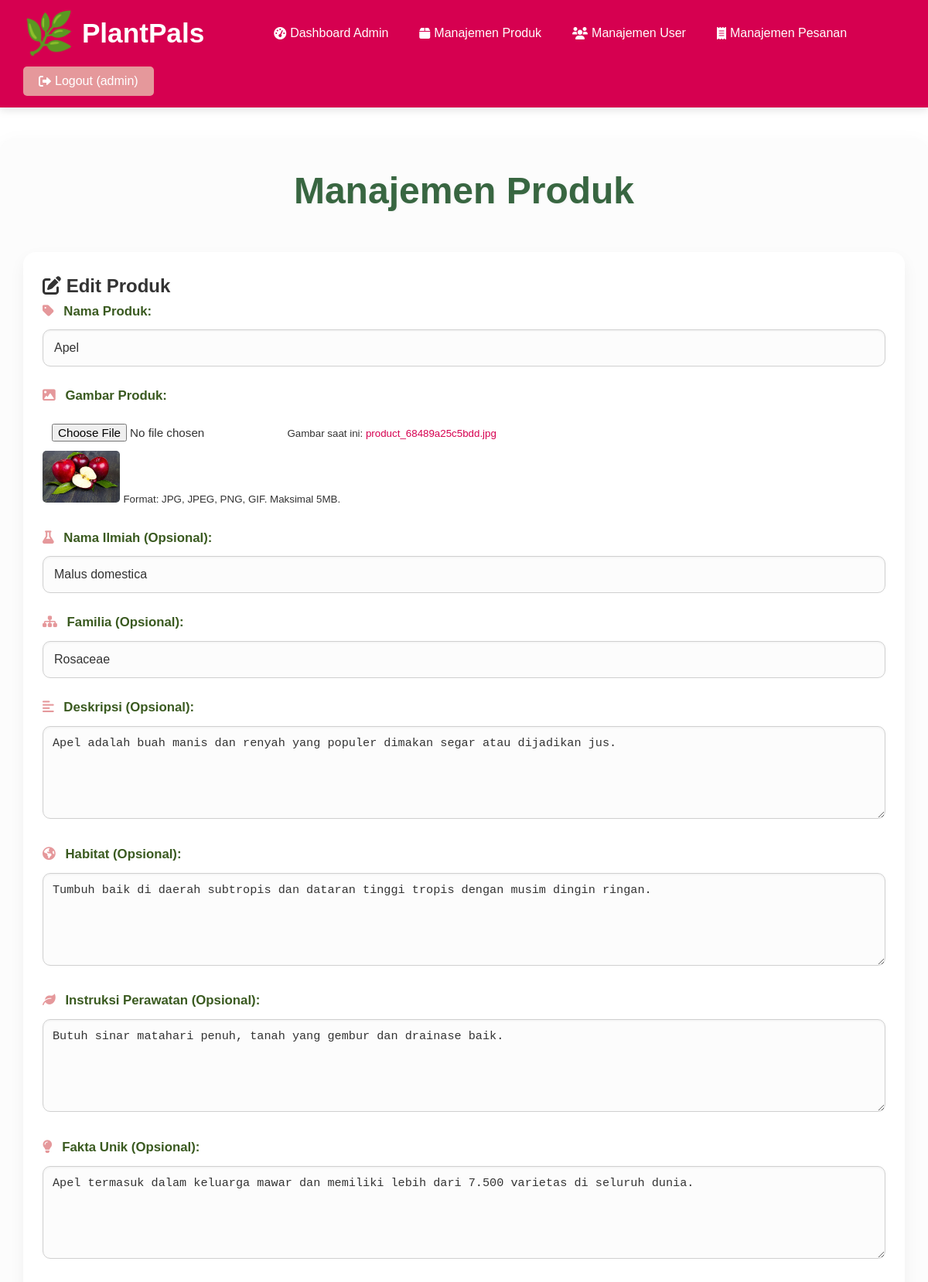
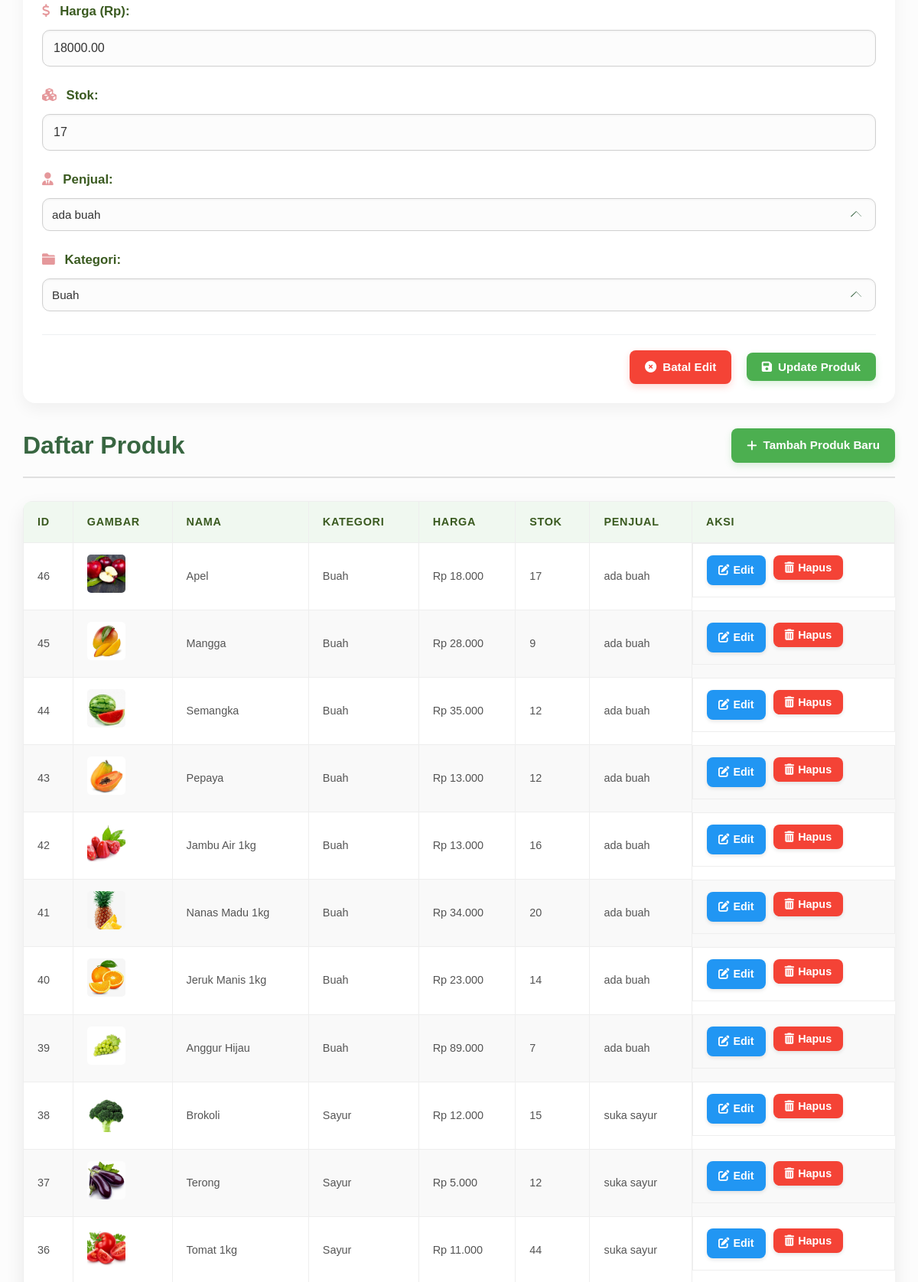
Screenshot of /admin/products.php?edit_id=46 (signed in, upper part) with the database file from the repository (2 pictures, top to bottom).
### tables this page shows
CREATE TABLE `products` (
  `id` int(11) NOT NULL,
  `name` varchar(100) NOT NULL,
  `img` varchar(255) DEFAULT NULL,
  `scientific_name` varchar(100) DEFAULT NULL,
  `family` varchar(100) DEFAULT NULL,
  `description` text DEFAULT NULL,
  `habitat` text DEFAULT NULL,
  `care_instructions` text DEFAULT NULL,
  `unique_fact` text DEFAULT NULL,
  `price` decimal(10,2) NOT NULL,
  `stock` int(11) NOT NULL DEFAULT 0,
  `seller_id` int(11) DEFAULT NULL,
  `category_id` int(11) DEFAULT NULL,
  `created_at` timestamp NOT NULL DEFAULT current_timestamp(),
  `updated_at` timestamp NOT NULL DEFAULT current_timestamp() ON UPDATE current_timestamp()
);

CREATE TABLE `users` (
  `id` int(11) NOT NULL,
  `username` varchar(50) NOT NULL,
  `password` varchar(255) NOT NULL,
  `email` varchar(100) DEFAULT NULL,
  `full_name` varchar(100) DEFAULT NULL,
  `phone_number` varchar(20) DEFAULT NULL,
  `address` text DEFAULT NULL,
  `role` enum('buyer','seller','admin') NOT NULL DEFAULT 'buyer',
  `created_at` timestamp NOT NULL DEFAULT current_timestamp()
);

CREATE TABLE `categories` (
  `id` int(11) NOT NULL,
  `name` varchar(255) NOT NULL,
  `description` text DEFAULT NULL,
  `created_at` timestamp NOT NULL DEFAULT current_timestamp()
);

### admin/products.php (the view, shortened to what this page needs)
<?php
require_once ROOT_PATH . 'config.php';
$product_to_edit = null;
if (isset($_GET['edit_id']) && is_numeric($_GET['edit_id'])) {
    $edit_id = $_GET['edit_id'];
    $stmt = mysqli_prepare($conn, "SELECT id, name, img, scientific_name, family, description, habitat, care_instructions, unique_fact, price, stock, seller_id, category_id FROM products WHERE id = ?");
    if ($stmt) {
        mysqli_stmt_bind_param($stmt, "i", $edit_id);
        mysqli_stmt_execute($stmt);
        $result = mysqli_stmt_get_result($stmt);
        $product_to_edit = mysqli_fetch_assoc($result);
    }
}
$sellers = [];
$sql_sellers = "SELECT id, username FROM users WHERE role = 'seller' ORDER BY username ASC";
$result_sellers = mysqli_query($conn, $sql_sellers);
if ($result_sellers) {
    while ($row_seller = mysqli_fetch_assoc($result_sellers)) {
        $sellers[] = $row_seller;
    }
}
$categories = [];
$sql_categories = "SELECT id, name FROM categories ORDER BY name ASC";
$result_categories = mysqli_query($conn, $sql_categories);
if ($result_categories) {
    while ($row_cat = mysqli_fetch_assoc($result_categories)) {
        $categories[] = $row_cat;
    }
}
$products = [];
$sql = "SELECT p.*, u.username as seller_username, c.name as category_name FROM products p LEFT JOIN users u ON p.seller_id = u.id LEFT JOIN categories c ON p.category_id = c.id ORDER BY p.id DESC";
$result = mysqli_query($conn, $sql);
if ($result) {
    while ($row = mysqli_fetch_assoc($result)) {
        $products[] = $row;
    }
}
?>
<?php require_once ROOT_PATH . 'includes' . DIRECTORY_SEPARATOR . 'header.php'; ?>
    <h1>Manajemen Produk</h1>
    <div class="product-form-container card-panel">
        <h2><?php echo $product_to_edit ? '<i class="fas fa-edit"></i> Edit Produk' : '<i class="fas fa-plus-circle"></i> Tambah Produk Baru'; ?></h2>
        <form action="products.php" method="post" enctype="multipart/form-data">
            <div class="form-group">
                <label for="name"><i class="fas fa-tag"></i> Nama Produk:</label>
                <input type="text" id="name" name="name" value="<?php echo htmlspecialchars($product_to_edit['name'] ?? ''); ?>" required placeholder="Nama bunga atau produk">
            </div>
            <div class="form-group">
                <label for="product_image"><i class="fas fa-image"></i> Gambar Produk:</label>
                <input type="file" id="product_image" name="product_image" accept="image/*">
                <?php if ($product_to_edit && $product_to_edit['img']): ?>
                    <small>Gambar saat ini: <a href="<?php echo htmlspecialchars($product_to_edit['img']); ?>" target="_blank"><?php echo htmlspecialchars(basename($product_to_edit['img'])); ?></a></small><br>
                    <img src="<?php echo htmlspecialchars($product_to_edit['img']); ?>" alt="Gambar Saat Ini" style="max-width: 100px; max-height: 100px; object-fit: cover; border-radius: 5px;">
                <?php endif; ?>
                <small>Format: JPG, JPEG, PNG, GIF. Maksimal 5MB.</small>
            </div>
            <div class="form-group">
                <label for="scientific_name"><i class="fas fa-flask"></i> Nama Ilmiah (Opsional):</label>
                <input type="text" id="scientific_name" name="scientific_name" value="<?php echo htmlspecialchars($product_to_edit['scientific_name'] ?? ''); ?>" placeholder="Contoh: Rosa chinensis">
            </div>
            <div class="form-group">
                <label for="family"><i class="fas fa-sitemap"></i> Familia (Opsional):</label>
                <input type="text" id="family" name="family" value="<?php echo htmlspecialchars($product_to_edit['family'] ?? ''); ?>" placeholder="Contoh: Rosaceae">
            </div>
            <div class="form-group">
                <label for="description"><i class="fas fa-align-left"></i> Deskripsi (Opsional):</label>
                <textarea id="description" name="description" placeholder="Deskripsi singkat produk..."><?php echo htmlspecialchars($product_to_edit['description'] ?? ''); ?></textarea>
            </div>
            <div class="form-group">
                <label for="habitat"><i class="fas fa-globe-americas"></i> Habitat (Opsional):</label>
                <textarea id="habitat" name="habitat" placeholder="Informasi habitat tanaman..."><?php echo htmlspecialchars($product_to_edit['habitat'] ?? ''); ?></textarea>
            </div>
            <div class="form-group">
                <label for="care_instructions"><i class="fas fa-leaf"></i> Instruksi Perawatan (Opsional):</label>
                <textarea id="care_instructions" name="care_instructions" placeholder="Panduan cara merawat tanaman ini..."><?php echo htmlspecialchars($product_to_edit['care_instructions'] ?? ''); ?></textarea>
            </div>
            <div class="form-group">
                <label for="unique_fact"><i class="fas fa-lightbulb"></i> Fakta Unik (Opsional):</label>
                <textarea id="unique_fact" name="unique_fact" placeholder="Fakta menarik atau sejarah tentang produk ini..."><?php echo htmlspecialchars($product_to_edit['unique_fact'] ?? ''); ?></textarea>
            </div>
            <div class="form-group">
                <label for="price"><i class="fas fa-dollar-sign"></i> Harga (Rp):</label>
                <input type="number" id="price" name="price" step="any" value="<?php echo htmlspecialchars($product_to_edit['price'] ?? ''); ?>" required min="0">
            </div>
            <div class="form-group">
                <label for="stock"><i class="fas fa-cubes"></i> Stok:</label>
                <input type="number" id="stock" name="stock" value="<?php echo htmlspecialchars($product_to_edit['stock'] ?? ''); ?>" required min="0">
            </div>
            <div class="form-group">
                <label for="seller_id"><i class="fas fa-user-tie"></i> Penjual:</label>
                <select id="seller_id" name="seller_id" required>
                    <?php foreach($sellers as $seller): ?>
                        <option value="<?php echo htmlspecialchars($seller['id']); ?>" <?php echo ($product_to_edit && $product_to_edit['seller_id'] == $seller['id']) ? 'selected' : ''; ?>>
                            <?php echo htmlspecialchars($seller['username']); ?>
                        </option>
                    <?php endforeach; ?>
                </select>
            </div>
            <div class="form-group">
                <label for="category_id"><i class="fas fa-folder"></i> Kategori:</label>
                <select id="category_id" name="category_id" required>
                    <?php foreach($categories as $category): ?>
                        <option value="<?php echo htmlspecialchars($category['id']); ?>" <?php echo ($product_to_edit && $product_to_edit['category_id'] == $category['id']) ? 'selected' : ''; ?>>
                            <?php echo htmlspecialchars($category['name']); ?>
                        </option>
                    <?php endforeach; ?>
                </select>
            </div>
            <div class="form-action-btns">
                <?php if ($product_to_edit): ?>
                    <a href="products.php" class="cancel-btn btn-link"><i class="fas fa-times-circle"></i> Batal Edit</a>
                <?php endif; ?>
                <button type="submit" class="submit-btn"><i class="fas fa-save"></i> <?php echo $product_to_edit ? 'Update Produk' : 'Tambah Produk'; ?></button>
            </div>
        </form>
    </div>
    <div class="section-header">
        <h2>Daftar Produk</h2>
        <a href="products.php" class="add-new-btn"><i class="fas fa-plus"></i> Tambah Produk Baru</a>
    </div>
    <table class="data-table">
        <thead>
            <tr>
                <th>ID</th>
                <th>Gambar</th>
                <th>Nama</th>
                <th>Kategori</th>
                <th>Harga</th>
                <th>Stok</th>
                <th>Penjual</th>
                <th>Aksi</th>
            </tr>
        </thead>
        <tbody>
            <?php if (empty($products)): ?>
                <tr><td colspan="8">Belum ada produk.</td></tr>
            <?php else: ?>
                <?php foreach ($products as $product): ?>
                <tr>
                    <td><?php echo htmlspecialchars($product['id']); ?></td>
                    <td><img src="<?php echo htmlspecialchars($product['img']); ?>" alt="Gambar <?php echo htmlspecialchars($product['name']); ?>" style="width: 50px; height: 50px; object-fit: cover; border-radius: 5px;"></td>
                    <td><?php echo htmlspecialchars($product['name']); ?></td>
                    <td><?php echo htmlspecialchars($product['category_name'] ?? 'N/A'); ?></td>
                    <td>Rp <?php echo number_format($product['price'], 0, ',', '.'); ?></td>
                    <td><?php echo htmlspecialchars($product['stock']); ?></td>
                    <td><?php echo htmlspecialchars($product['seller_username'] ?? 'N/A'); ?></td>
                    <td class="action-buttons">
                        <a href="products.php?edit_id=<?php echo htmlspecialchars($product['id']); ?>" class="edit-btn"><i class="fas fa-edit"></i> Edit</a>
                        <form action="products.php" method="post" style="display:inline-block;">
                            <button type="submit" class="delete-btn" onclick="return confirm('Yakin ingin menghapus produk ini?');"><i class="fas fa-trash-alt"></i> Hapus</button>
                        </form>
                    </td>
                </tr>
                <?php endforeach; ?>
            <?php endif; ?>
        </tbody>
    </table>
<?php require_once ROOT_PATH . 'includes' . DIRECTORY_SEPARATOR . 'footer.php'; ?>

### CSS/main_styles.css (style rules this page uses)
* { box-sizing: border-box; margin: 0; padding: 0; }
body { font-family: 'Poppins', sans-serif; line-height: 1.6; background: linear-gradient(to right, #FFFF); color: #333; min-height: 100vh; display: flex; flex-direction: column; }
h1, h2, h3, h4, h5, h6, .section-heading, .section-sub-title { font-family: 'Montserrat', sans-serif; }
a { color: #D60050; text-decoration: none; transition: color 0.3s ease; }
.card-panel { background: #fff; padding: 30px; border-radius: 12px; box-shadow: 0 5px 15px rgba(0,0,0,0.1); }

### rows the page displays
products: name "Apel", img "product_68489a25c5bdd.jpg", img (picture), scientific_name "Malus domestica", family "Rosaceae", description "Apel adalah buah manis dan renyah yang populer dimakan segar atau dijadikan jus.", habitat "Tumbuh baik di daerah subtropis dan dataran tinggi tropis dengan musim dingin ringan.", care_instructions "Butuh sinar matahari penuh, tanah yang gembur dan drainase baik.", unique_fact "Apel termasuk dalam keluarga mawar dan memiliki lebih dari 7.500 varietas di seluruh dunia.", price "18000.00", stock "17", seller_id "ada buah", category_id "Buah", id "46", category.name "Buah", price "18.000", seller.username "ada buah"
products: id "45", img (picture), name "Mangga", category.name "Buah", price "28.000", stock "9", seller.username "ada buah"
products: id "44", img (picture), name "Semangka", category.name "Buah", price "35.000", stock "12", seller.username "ada buah"
products: id "43", img (picture), name "Pepaya", category.name "Buah", price "13.000", stock "12", seller.username "ada buah"
products: id "42", img (picture), name "Jambu Air 1kg", category.name "Buah", price "13.000", stock "16", seller.username "ada buah"
products: id "41", img (picture), name "Nanas Madu 1kg", category.name "Buah", price "34.000", stock "20", seller.username "ada buah"
products: id "40", img (picture), name "Jeruk Manis 1kg", category.name "Buah", price "23.000", stock "14", seller.username "ada buah"
products: id "39", img (picture), name "Anggur Hijau", category.name "Buah", price "89.000", stock "7", seller.username "ada buah"
products: id "38", img (picture), name "Brokoli", category.name "Sayur", price "12.000", stock "15", seller.username "suka sayur"
products: id "37", img (picture), name "Terong", category.name "Sayur", price "5.000", stock "12", seller.username "suka sayur"
products: id "36", img (picture), name "Tomat 1kg", category.name "Sayur", price "11.000", stock "44", seller.username "suka sayur"

### other values shown
$current_username "admin"
